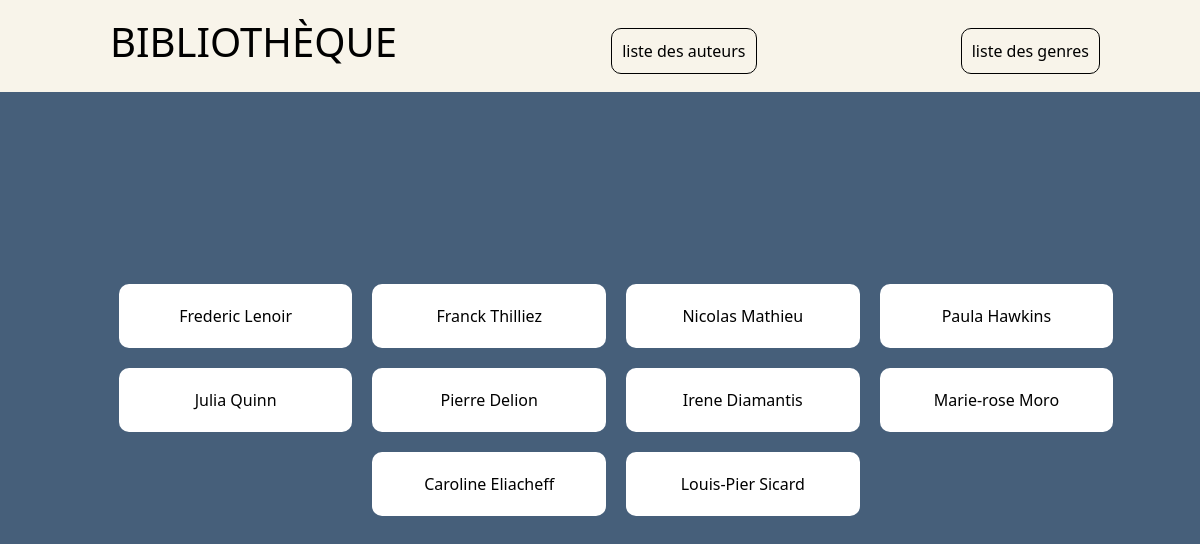
The page /bibliotheque/auteurs/ on the database its author committed.
### bibliotheque/models.py (models this page shows, shortened)
class Auteur(models.Model):
    prenom = models.CharField(max_length=255)
    nom = models.CharField(max_length=255, primary_key=True, null=False)
    email = models.CharField(max_length=200)
    photo = models.CharField(max_length=200)

### bibliotheque/views.py (the view)
# urls.py: path('auteurs/', views.auteurs, name='auteurs'),
def auteurs(request, nom = None):
    if nom != None:
        auteur = Auteur.objects.get(pk=nom)
        template = loader.get_template('bibliotheque/auteur.html')
        context = {
            'auteur': auteur,
        }
    else:
        auteurs_list = Auteur.objects.all()
        template = loader.get_template('bibliotheque/auteurs.html')
        context = {
            'auteurs_list': auteurs_list,
        }
    return HttpResponse(template.render(context, request))

### bibliotheque/templates/bibliotheque/auteurs.html
{% extends "./base_generic.html" %}
{% block content %}
    <div class="content">
        <ul class="ul_style">
        {% for auteur in auteurs_list %}
            <li><a href="/bibliotheque/auteurs/{{ auteur.nom }}">{{ auteur.prenom }} {{ auteur.nom}}</a></li>
        {% endfor %}
        </ul>
    </div>
{% endblock %}

### bibliotheque/static/bibliotheque/styles.css (style rules this page uses)
body { background-color: rgb(70, 95, 122); padding: 0; margin: 0; }
.content { min-width: 100%; display: flex; justify-content: center; }
.ul_style { width: 100%; display: flex; justify-content: inherit; flex-wrap: wrap; position: absolute; transform: translate(-50%, -50%); left: 50%; top: 50%; }
.ul_style li { text-decoration: none; padding: 20px 10px; margin: 10px; background-color: white; display: flex; justify-content: center; width: 20%; transition: all .2s; border-radius: 10px; }
.ul_style li a { color: black; text-decoration: none; transition: all .2s; }

### rows shown on the page
Auteur: prenom "Frederic", nom "Lenoir"
Auteur: prenom "Franck", nom "Thilliez"
Auteur: prenom "Nicolas", nom "Mathieu"
Auteur: prenom "Paula", nom "Hawkins"
Auteur: prenom "Julia", nom "Quinn"
Auteur: prenom "Pierre", nom "Delion"
Auteur: prenom "Irene", nom "Diamantis"
Auteur: prenom "Marie-rose", nom "Moro"
Auteur: prenom "Caroline", nom "Eliacheff"
Auteur: prenom "Louis-Pier", nom "Sicard"
